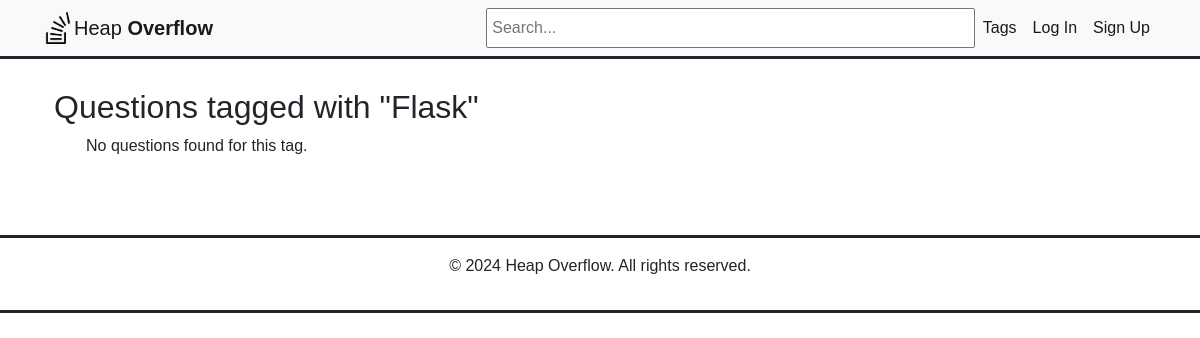
/tags/3/, run on an earlier commit of the app's database.
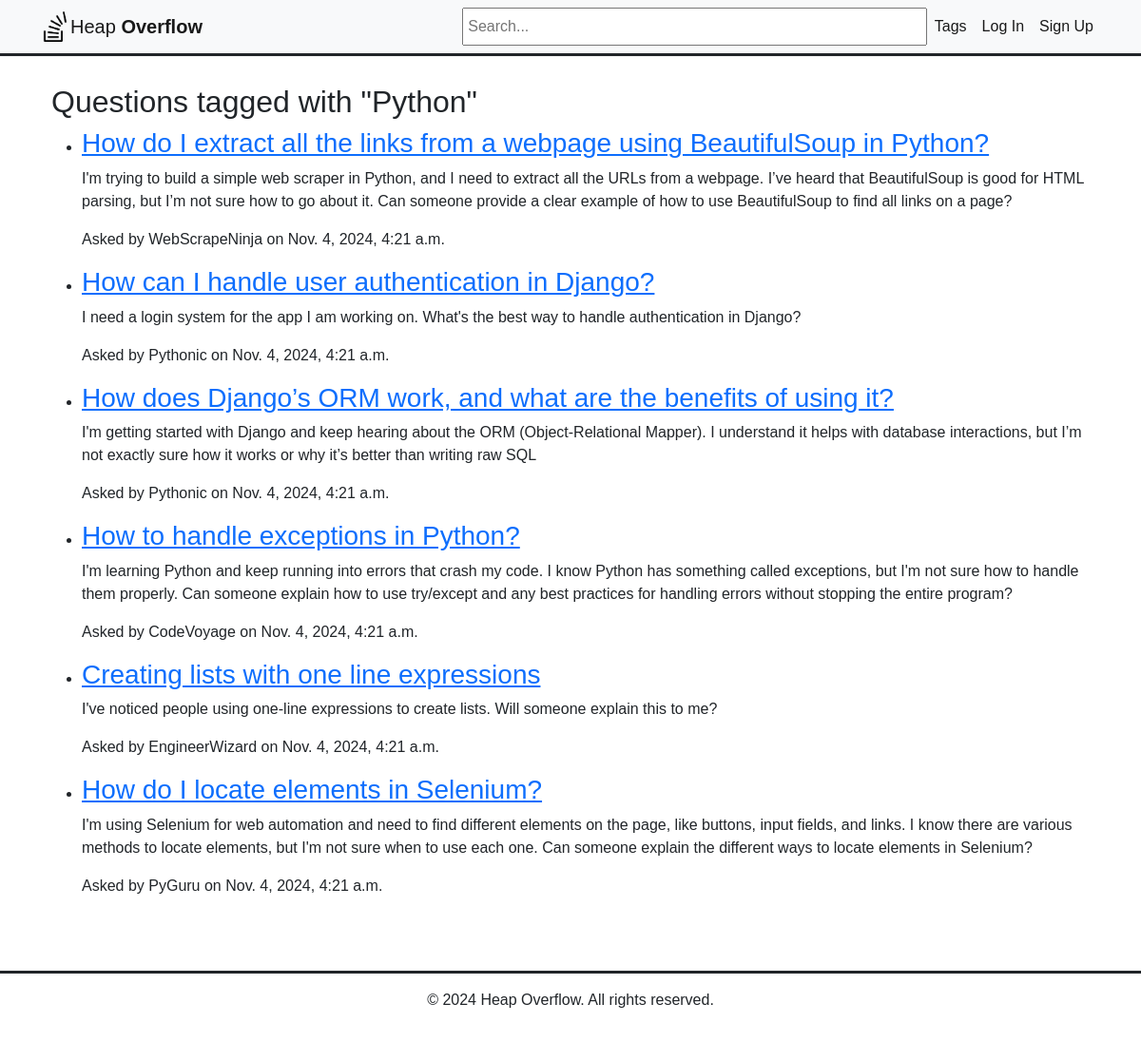
And on a later commit of the database.
### heap/models.py (models this page shows, shortened)
class Tag(models.Model):
    name = models.CharField(max_length=50, unique=True)
    created_at = models.DateTimeField(auto_now_add=True)

class Question(models.Model):
    title = models.CharField(max_length=255)
    body = models.TextField()
    created_at = models.DateTimeField(auto_now_add=True)
    updated_at = models.DateTimeField(auto_now=True)
    author = models.ForeignKey(User, on_delete=models.CASCADE, related_name='questions')
    tags = models.ManyToManyField('Tag', related_name='questions')

### heap/views.py (the view)
# urls.py: path('tags/<int:tag_id>/', views.questions_by_tag, name='questions_by_tag'),
def questions_by_tag(request, tag_id):
    tag = get_object_or_404(Tag, id=tag_id)
    questions = Question.objects.filter(tags=tag)
    return render(request, 'heap/questions_by_tag.html', {'tag': tag, 'questions': questions})

### heap/templates/heap/questions_by_tag.html
{% extends 'heap/base.html' %}
{% block content %}
<div class="container">
    <h2>Questions tagged with "{{ tag.name }}"</h2>
    <ul>
        {% for question in questions %}
            <li>
                <h3><a href="{% url 'question_detail' pk=question.pk %}">{{ question.title }}</a></h3>
                <p>{{ question.body }}</p>
                <p>Asked by {{ question.author }} on {{ question.created_at }}</p>
            </li>
        {% empty %}
            <p>No questions found for this tag.</p>
        {% endfor %}
    </ul>
</div>
{% endblock %}

### heap/templates/heap/base.html (shortened to what this page needs)
{% load static %}
<!DOCTYPE html>
<html lang="en">
<head>
    <link rel="stylesheet" href="{% static 'css/styles.css' %}">
</head>
<body>
        <nav class="navbar navbar-expand-lg navbar-light bg-light">
            <div class="container">
                <img class="icon "src="{% static 'icon.png' %}" style="width: 2rem">
                <a class="navbar-brand" href="{% url 'index' %}"> Heap <b>Overflow</b></a>
                <div class="collapse navbar-collapse" id="navbarSupportedContent">
                   <ul class="navbar-nav ms-auto mb-2 mb-lg-0">
                            <br>
                        <input type="text" placeholder=" Search..." style="height: 40px;" size="50">
                        <li class="nav-item"><a class="nav-link active" aria-current="page" href="{% url 'tag_list' %}">Tags</a></li>
                        {% if user.is_authenticated %}
                            <form method="post" action="{% url 'custom_logout' %}" style="margin-top: 1.2%;">
                                {% csrf_token %}
                                <button type="submit" style="background: none; color: inherit; border: none; margin: 0; display: inline; padding: 0;">Logout</button>
                            </form>
                            <li class="nav-item"><a class="nav-link active" aria-current="page" href="#">Profile</a></li>
                        {% else %}
                            <li class="nav-item"><a class="nav-link active" aria-current="page" href="{% url 'login' %}">Log In</a></li>
                            <li class="nav-item"><a class="nav-link active" aria-current="page" href="{% url 'register' %}">Sign Up</a></li>
                        {% endif %}
                    </ul>
                </div>
            </div>
        </nav>
    <main class="main-content">
        <div class="container">
            {% block content %}
            {% endblock %}
        </div>
    </main>
    <footer class="footer">
        <div class="container">
            <p>&copy; 2024 Heap Overflow. All rights reserved.</p>
        </div>
    </footer>
</body>
</html>

What changed in the data, as far as the page shows it:
changed Tag: name "Flask" → "Python"
added Question: title "How do I extract all the links from a webpage using BeautifulSoup in Python?", body "I'm trying to build a simple web scraper in Python, and I need to extract all the URLs from a webpage. I’ve heard that BeautifulSoup is good for HTML parsing, but I’m not sure how to go about it. Can someone provide a clear example of how to use BeautifulSoup to find all links on a page?", author "WebScrapeNinja", created_at "Nov. 4, 2024, 4:21 a.m."
added Question: title "How can I handle user authentication in Django?", body "I need a login system for the app I am working on. What's the best way to handle authentication in Django?", author "Pythonic", created_at "Nov. 4, 2024, 4:21 a.m."
added Question: title "How does Django’s ORM work, and what are the benefits of using it?", body "I'm getting started with Django and keep hearing about the ORM (Object-Relational Mapper). I understand it helps with database interactions, but I’m not exactly sure how it works or why it’s better than writing raw SQL", author "Pythonic", created_at "Nov. 4, 2024, 4:21 a.m."
added Question: title "How to handle exceptions in Python?", body "I'm learning Python and keep running into errors that crash my code. I know Python has something called exceptions, but I'm not sure how to handle them properly. Can someone explain how to use try/except and any best practices for handling errors without stopping the entire program?", author "CodeVoyage", created_at "Nov. 4, 2024, 4:21 a.m."
added Question: title "Creating lists with one line expressions", body "I've noticed people using one-line expressions to create lists. Will someone explain this to me?", author "EngineerWizard", created_at "Nov. 4, 2024, 4:21 a.m."
added Question: title "How do I locate elements in Selenium?", body "I'm using Selenium for web automation and need to find different elements on the page, like buttons, input fields, and links. I know there are various methods to locate elements, but I'm not sure when to use each one. Can someone explain the different ways to locate elements in Selenium?", author "PyGuru", created_at "Nov. 4, 2024, 4:21 a.m."
Also different on the page:
text no longer shown: "No questions found for this tag."
